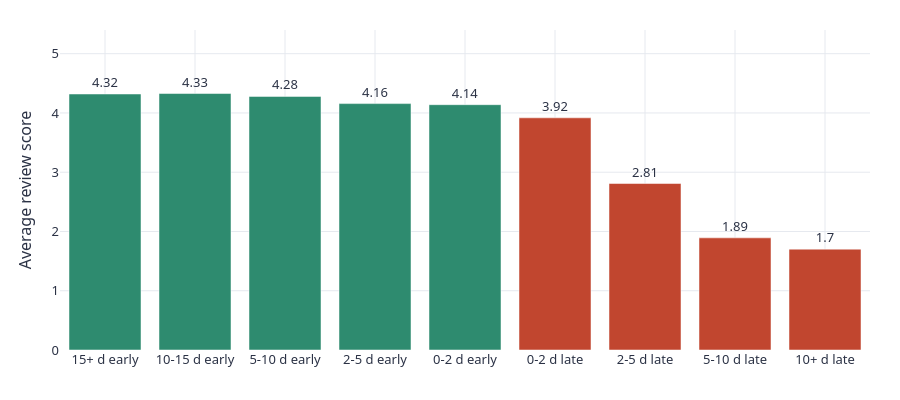

Source (notebook cell):
### Markdown cell above
---
# 2. The shape of the damage

Notebook 01 showed that late orders score 1.7 stars worse. That tells us lateness matters,
but not *how* it matters, and the difference is worth real money. If every extra day costs a
little, the right investment is to make the whole network slightly faster. If the damage is
concentrated in extreme lateness, the right investment is to attack the tail and ignore the
average entirely.

Those two conclusions fund completely different programmes, so it is worth being sure.

### Code cell
V.fig_delay_damage(A.delay_curve(base))

### Figure 1 — Plotly figure (JSON) as saved in the notebook; plotly's stock layout.template omitted (floating-point values rounded to 4 significant figures)
{"data": [{"customdata": [29209, 27443, 22437, 5824, 2989, 2099, 1468, 1861, 2230], "hovertemplate": "%{x}<br>%{y:.2f} stars<br>%{customdata:,} orders<extra></extra>", "marker": {"color": ["#2e8b6f", "#2e8b6f", "#2e8b6f", "#2e8b6f", "#2e8b6f", "#c1462f", "#c1462f", "#c1462f", "#c1462f"]}, "text": [4.32, 4.33, 4.28, 4.16, 4.14, 3.92, 2.81, 1.89, 1.7], "textposition": "outside", "type": "bar", "x": ["15+ d early", "10-15 d early", "5-10 d early", "2-5 d early", "0-2 d early", "0-2 d late", "2-5 d late", "5-10 d late", "10+ d late"], "y": [4.32, 4.328, 4.279, 4.158, 4.14, 3.918, 2.809, 1.893, 1.702]}], "layout": {"font": {"color": "#2b3245", "family": "IBM Plex Sans, Segoe UI, Helvetica, Arial, sans-serif", "size": 13}, "height": 400, "hoverlabel": {"font": {"family": "IBM Plex Sans, Segoe UI, Helvetica, Arial, sans-serif"}}, "legend": {"orientation": "h", "title": {"text": ""}, "x": 0, "y": 1.02, "yanchor": "bottom"}, "margin": {"b": 50, "l": 60, "r": 30, "t": 30}, "paper_bgcolor": "#ffffff", "plot_bgcolor": "#ffffff", "xaxis": {"gridcolor": "#e6e9ef", "zeroline": false}, "yaxis": {"gridcolor": "#e6e9ef", "range": [0, 5.4], "title": {"text": "Average review score"}, "zeroline": false}}}
